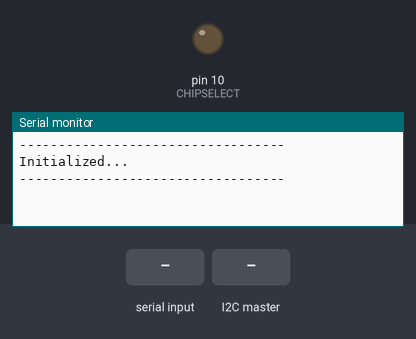
The sketch below on a simulated Arduino Uno, built with avr-gcc and run on an emulated ATmega328P. On the bench: output pins drawn as LEDs (lit = HIGH), the last lines printed to the serial monitor. Inputs (shaded band) come from the test bench. Storage starts empty.

Above: at 1.2 s.
1.3 s: "SD" received over Serial
At 1.7 s:
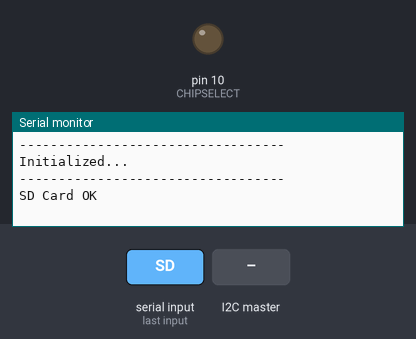
2.8 s: the I2C master sends "R"
At 3.3 s:
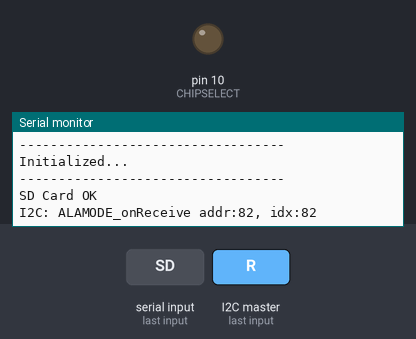
4.3 s: "90,45\n" received over Serial
At 4.7 s:
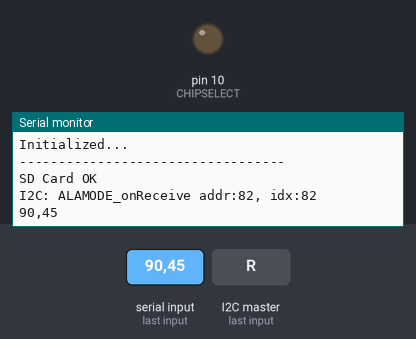
5.8 s: "SD" received over Serial
At 6.8 s:
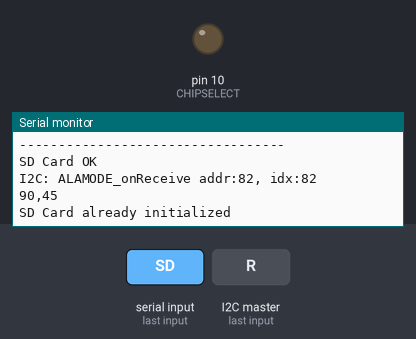

The sketch:

AlaModeTest.ino
```cpp
#include <Wire.h>
#include <SD.h>

const int WID         =  42; // I2C Address of the AlaMode, 0x2A
//const int DS3231_ADDR = 104;
const int N_DATA_BYTE =  32;
const int BAUD        = 9600;
const int CHIPSELECT  = 10;
uint8_t data[N_DATA_BYTE];
uint8_t address;

boolean sd_initialized = false;

void setup() {
  while (!Serial);

  Serial.begin(BAUD);
  Serial.print("----------------------------------\n");
  Serial.print("Initialized...\n");
  Serial.println("----------------------------------");

  Wire.begin(WID);

  Wire.onReceive(ALAMODE_onReceive);
  Wire.onRequest(ALAMODE_onRequest);
  for (int ii=0; ii < N_DATA_BYTE; ii++) {
    data[ii] = 255;
  }
//data[1] = test_SD();
}
//                            0        1         2         3         4         5
//                            12345678901234567890123456789012345678901234567890
const String REF_STRING_01 = "ABCDEFGHIJKLMNOPQRSTUVWXYZ";
const String REF_STRING_02 = "12345678901234567890";
const String REF_STRING_03 = "This is a small message coming from the Arduino";
const String REF_STRING_04 = "Call me Darth Wador, if you dare.";

void loop() {
  // Make sure the Serial Monitor is NOT opened.
  int pos = 0;
  char buffer[64];
  while (Serial.available() > 0) {
    char in = Serial.read();
    buffer[pos++] = in;
    delay(10); // Let it arrive...
  }
  buffer[pos] = '\0';
  if (strlen(buffer) > 0) {
    if (strcmp(buffer, "SD") == 0) {
      test_SD();
    } else if (strcmp(buffer, "R") == 0 || strcmp(buffer, "W") == 0) {
      // Already taken care of
    } else {
      if (false) {
        int nb = atoi(buffer);
        String customMess = "- Not Found -";
        if (nb % 4 == 0) {
          customMess = REF_STRING_01;
        } else if (nb % 4 == 1) {
          customMess = REF_STRING_02;
        } else if (nb % 4 == 2) {
          customMess = REF_STRING_03;
        } else if (nb % 4 == 3) {
          customMess = REF_STRING_04;
        }
        char buf[64];
        customMess.toCharArray(buf, customMess.length() + 1);
        char mess[64];
        sprintf(mess, "Choice #%d:%s", nb, buf);
        Serial.println(mess);
      } else {
        Serial.println(buffer); // Echo
      }
    }
  }
  /*
  if (data[2]) {
    digitalWrite(13, HIGH);
  } else {
    digitalWrite(13, LOW);
  }
  */
}

void ALAMODE_onReceive(int n_byte) {
  address = Wire.read();
  int idx = address;
  while (Wire.available() && (address + idx < N_DATA_BYTE)) {
    data[address + idx] = Wire.read();
    idx++;
  }
  char buf[64];
  sprintf(buf, "I2C: ALAMODE_onReceive addr:%d, idx:%d", address, idx);
  Serial.println(buf);
}

void ALAMODE_onRequest() {
  int n_byte = 32;
  if (N_DATA_BYTE - address < 32) {
    n_byte = N_DATA_BYTE - address;
  }
  Wire.write(data + address, n_byte);
  char buf[64];
  sprintf(buf, "I2C: ALAMODE_onRequest addr:%d", address);
  Serial.println(buf);
}

uint8_t test_SD() {
  uint8_t status = 0; // ALL PASS
  File myFile;
  char *msg = "0123456789";

  pinMode(CHIPSELECT, OUTPUT);
  if (!sd_initialized) {
    if (!SD.begin(CHIPSELECT)) {
      Serial.println("initialization failed!");
      status |= 1 << 2;
    } else {
      sd_initialized = true;
      Serial.println("SD Card OK");
      SD.remove("test.txt");
      myFile = SD.open("test.txt", FILE_WRITE);

      // if the file opened okay, write to it:
      if (myFile) {
        delay(300);
        myFile.print(msg);
        myFile.close();
      }
      else {
        // if the file didn't open for writing, print an error:
        status |= 1 << 1;
      }

      // re-open the file for reading:
      myFile = SD.open("test.txt");
      if (myFile) {
        int ii = 0;

        while (myFile.available()) {
  	      if(msg[ii++] != myFile.read()) {
  	        status |= 1;
  	      }
        }
        myFile.close();
      }
    }
  } else {
    Serial.println("SD Card already initialized");
  }
  return status;
}
```

Measured:
- after the input at 1.3 s, the serial monitor: prints a new line at once (image 1)
- after the input at 2.8 s, the serial monitor: prints a new line at once (image 2)
- after the input at 4.3 s, the serial monitor: prints a new line after 0.06 s (image 3)
- after the input at 5.8 s, the serial monitor: prints a new line at once (image 4)
